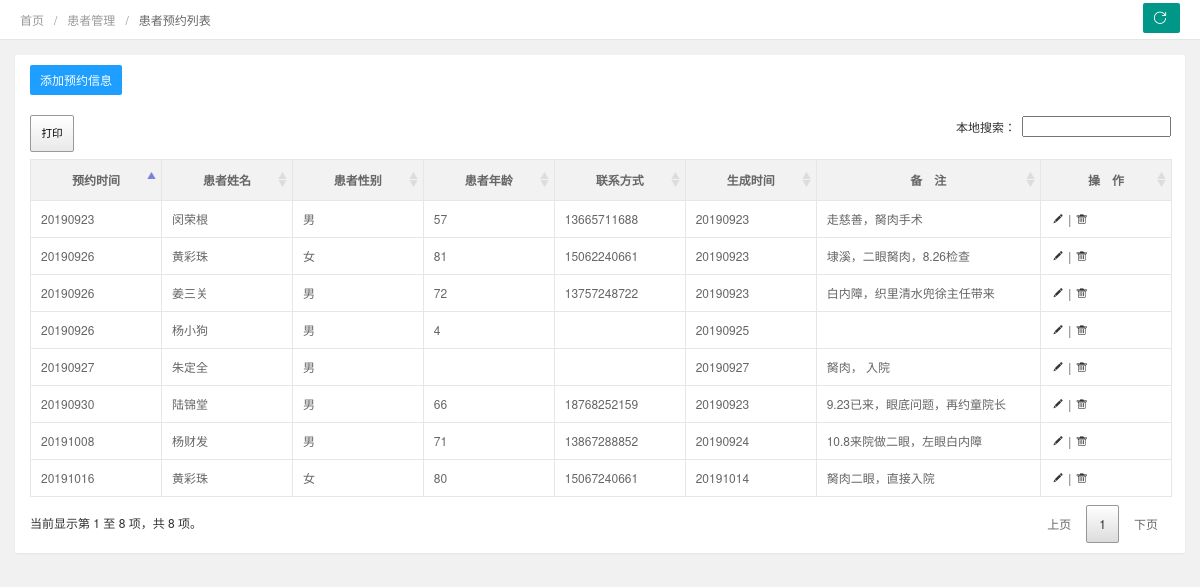
The app's page /yy_index.php (signed in) with its own data.
### tables this page shows
CREATE TABLE "appointment_log" (
"ap_id"  INTEGER PRIMARY KEY AUTOINCREMENT NOT NULL,
"ap_date"  TEXT(8),
"ap_name"  TEXT(12),
"ap_sex"  TEXT(4),
"ap_age"  TEXT(3),
"ap_pnumb"  TEXT(15),
"ap_tdate"  TEXT(8),
"ap_note"  TEXT(255)
);

### lib/Medoo.php (called while the page is built, shortened)
<?php
class Medoo
{
	public $pdo;
	protected $type;
	protected $prefix;
	public function __construct(array $options)
	{
		if (isset($options[ 'database_type' ]))
		{
			$this->type = strtolower($options[ 'database_type' ]);
		}
		$option = isset($options[ 'option' ]) ? $options[ 'option' ] : [];
		$commands = (isset($options[ 'command' ]) && is_array($options[ 'command' ])) ? $options[ 'command' ] : [];
		if (isset($options[ 'dsn' ]))
		{
			if (is_array($options[ 'dsn' ]) && isset($options[ 'dsn' ][ 'driver' ]))
			{
				$attr = $options[ 'dsn' ];
			}
			else
			{
				throw new InvalidArgumentException('Invalid DSN option supplied');
			}
		}
		else
		{
			switch ($this->type)
			{
				case 'sqlite':
					$attr = [
						'driver' => 'sqlite',
						$options[ 'database_file' ]
					];
					break;
			}
		}
		$driver = $attr[ 'driver' ];
		unset($attr[ 'driver' ]);
		$stack = [];
		foreach ($attr as $key => $value)
		{
			$stack[] = is_int($key) ? $value : $key . '=' . $value;
		}
		$dsn = $driver . ':' . implode(';', $stack);
		try {
			$this->pdo = new PDO(
				$dsn,
				isset($options[ 'username' ]) ? $options[ 'username' ] : null,
				isset($options[ 'password' ]) ? $options[ 'password' ] : null,
				$option
			);
		}
		catch (PDOException $e) {
			throw new PDOException($e->getMessage());
		}
	}
	public function exec($query, $map = [])
	{
		$statement = $this->pdo->prepare($query);
		$this->statement = $statement;
		$execute = $statement->execute();
		return $statement;
	}
	protected function isRaw($object)
	{
		return $object instanceof Raw;
	}
	protected function buildRaw($raw, &$map)
	{
		if (!$this->isRaw($raw))
		{
			return false;
		}
		$query = preg_replace_callback(
			'/((FROM|TABLE|INTO|UPDATE)\s*)?\<([a-zA-Z0-9_\.]+)\>/i',
			function ($matches)
			{
				if (!empty($matches[ 2 ]))
				{
					return $matches[ 2 ] . ' ' . $this->tableQuote($matches[ 3 ]);
				}
				return $this->columnQuote($matches[ 3 ]);
			},
			$raw->value);
		return $query;
	}
	protected function tableQuote($table)
	{
		return '"' . $this->prefix . $table . '"';
	}
	protected function columnPush(&$columns, &$map, $root, $is_join = false)
	{
		if ($columns === '*')
		{
			return $columns;
		}
		$stack = [];
		return implode(',', $stack);
	}
	protected function whereClause($where, &$map)
	{
		$where_clause = '';
		return $where_clause;
	}
	protected function selectContext($table, &$map, $join, &$columns = null, $where = null, $column_fn = null)
	{
		preg_match('/(?<table>[a-zA-Z0-9_]+)\s*\((?<alias>[a-zA-Z0-9_]+)\)/i', $table, $table_match);
		if (isset($table_match[ 'table' ], $table_match[ 'alias' ]))
		{
			$table = $this->tableQuote($table_match[ 'table' ]);
			$table_query = $table . ' AS ' . $this->tableQuote($table_match[ 'alias' ]);
		}
		else
		{
			$table = $this->tableQuote($table);
			$table_query = $table;
		}
		$is_join = false;
		$join_key = is_array($join) ? array_keys($join) : null;
		if (
			isset($join_key[ 0 ]) &&
			strpos($join_key[ 0 ], '[') === 0
		)
		{
			$is_join = true;
			$table_query .= ' ' . $this->buildJoin($table, $join);
		}
		else
		{
			if (is_null($columns))
			{
				if (
					!is_null($where) ||
					(is_array($join) && isset($column_fn))
				)
				{
					$where = $join;
					$columns = null;
				}
				else
				{
					$where = null;
					$columns = $join;
				}
			}
			else
			{
				$where = $columns;
				$columns = $join;
			}
		}
		if (isset($column_fn))
		{
			if ($column_fn === 1)
			{
				$column = '1';
				if (is_null($where))
				{
					$where = $columns;
				}
			}
			elseif ($raw = $this->buildRaw($column_fn, $map))
			{
				$column = $raw;
			}
			else
			{
				if (empty($columns) || $this->isRaw($columns))
				{
					$columns = '*';
					$where = $join;
				}
				$column = $column_fn . '(' . $this->columnPush($columns, $map, true) . ')';
			}
		}
		else
		{
			$column = $this->columnPush($columns, $map, true, $is_join);
		}
		return 'SELECT ' . $column . ' FROM ' . $table_query . $this->whereClause($where, $map);
	}
	protected function columnMap($columns, &$stack, $root)
	{
		if ($columns === '*')
		{
			return $stack;
		}
		return $stack;
	}
	public function select($table, $join, $columns = null, $where = null)
	{
		$map = [];
		$result = [];
		$column_map = [];
		$column = $where === null ? $join : $columns;
		$query = $this->exec($this->selectContext($table, $map, $join, $columns, $where), $map);
		$this->columnMap($columns, $column_map, true);
		if ($columns === '*')
		{
			return $query->fetchAll(PDO::FETCH_ASSOC);
		}
		return $result;
	}
}

### _conn.php (called while the page is built, shortened)
<?php
require_once ("lib/Medoo.php");
$db = new Medoo([
    'database_type' => 'sqlite',
    'database_file' => 'lib/ems.db'
]);
?>

### yy_index.php (the view, shortened to what this page needs)
<?php
require_once ("_conn.php");
require_once ("_meta.php");
?>
</head>
<body>
	<div class="x-nav">
		<span class="layui-breadcrumb">
			<a href="">首页</a>
			<a href="">患者管理</a>
			<a><cite>患者预约列表</cite></a>
		</span>
		<a class="layui-btn layui-btn-small" style="line-height:1.6em;margin-top:3px;float:right" onclick="location.reload()" title="刷新">
			<i class="layui-icon layui-icon-refresh" style="line-height:30px"></i></a>
		</div>
		<div class="layui-fluid">
			<div class="layui-row layui-col-space15">
				<div class="layui-col-md12">
					<div class="layui-card">
						<div class="layui-card-body ">
							<div>
								<a class="layui-btn layui-btn-normal layui-btn-mini"  onclick="xadmin.open('预约信息','yy_add.php?act=add')" title="预约信息">
									添加预约信息
								</a>
							</div>
						</div>
						<div class="layui-card-body layui-table-body layui-table-main">
							<table class="layui-table layui-form">
								<thead>
									<tr>
										<th>预约时间</th>
										<th>患者姓名</th>
										<th>患者性别</th>
										<th>患者年龄</th>
										<th>联系方式</th>
										<th>生成时间</th>
										<th>备　注</th>
										<th>操　作</th>
									</tr>
								</thead>
								<tbody>
									<?php
									$ras = $db->select("appointment_log","*");
									foreach($ras as $ra){
											echo "<tr class='text-c'>";
											echo "<td>".$ra['ap_date']."</td>";
											echo "<td>".$ra['ap_name']."</td>";
											echo "<td>".$ra['ap_sex']."</td>";
											echo "<td>".$ra['ap_age']."</td>";
											echo "<td>".$ra['ap_pnumb']."</td>";
											echo "<td>".$ra['ap_tdate']."</td>";
											echo "<td>".$ra['ap_note']."</td>";
											echo "<td><a title='编辑'  onclick=\"xadmin.open('编辑','yy_add.php?act=edit&ap_id=".$ra['ap_id']."')\" href='javascript:;'>
											<i class='layui-icon'>&#xe642;</i>
											</a> | <a title='删除' onclick=\"_del(this,'appointment_log','ap_id','".$ra['ap_id']."')\" href='javascript:;'>
											<i class='layui-icon'>&#xe640;</i></a></td>";
											echo "</tr>";
										}
									?>
								</tbody>
							</table>
						</div>
					</div>
				</div>
			</div>
		</div>
	</body>
	</html>

### css/xadmin.css (style rules this page uses)
* { margin: 0px; padding: 0px; font-family: "Helvetica Neue", Helvetica, Arial, sans-serif; }
a { text-decoration: none; }
html { width: 100%; height: 100%; overflow-x:hidden; overflow-y:auto; }
body { width: 100%; min-height: 100%; background: #f1f1f1; }
.layui-fluid { padding:15px; }
.x-nav { padding: 0 20px; position: relative; z-index: 99; border-bottom: 1px solid #e5e5e5; line-height: 39px; height: 39px; overflow: hidden; background: #fff; }
.layui-table td, .layui-table th { min-width: 80px; }
table th, table td { word-break: break-all; }
.x-admin-sm { font-size: 12px; }
.x-admin-sm body { font-size: 12px; }
.x-admin-sm .layui-table td, .x-admin-sm .layui-table th { font-size: 12px; }
.x-admin-sm .layui-icon { font-size: 14px; }
.x-admin-sm .layui-breadcrumb>* { font-size: 12px; }
.x-admin-sm .layui-btn,.x-admin-sm .layui-btn-xs,.x-admin-sm .layui-btn-sm { font-size: 12px; }
.x-admin-sm .layui-btn { height: 30px; line-height: 30px; padding: 0 10px; }

### records on screen
appointment_log: ap_date "20190923", ap_name "闵荣根", ap_sex "男", ap_age "57", ap_pnumb "13665711688", ap_tdate "20190923", ap_note "走慈善，胬肉手术"
appointment_log: ap_date "20190926", ap_name "黄彩珠", ap_sex "女", ap_age "81", ap_pnumb "15062240661", ap_tdate "20190923", ap_note "埭溪，二眼胬肉，8.26检查"
appointment_log: ap_date "20190926", ap_name "姜三关", ap_sex "男", ap_age "72", ap_pnumb "13757248722", ap_tdate "20190923", ap_note "白内障，织里清水兜徐主任带来"
appointment_log: ap_date "20190930", ap_name "陆锦堂", ap_sex "男", ap_age "66", ap_pnumb "18768252159", ap_tdate "20190923", ap_note "9.23已来，眼底问题，再约童院长"
appointment_log: ap_date "20191008", ap_name "杨财发", ap_sex "男", ap_age "71", ap_pnumb "13867288852", ap_tdate "20190924", ap_note "10.8来院做二眼，左眼白内障"
appointment_log: ap_date "20190926", ap_name "杨小狗", ap_sex "男", ap_age "4", ap_tdate "20190925"
appointment_log: ap_date "20190927", ap_name "朱定全", ap_sex "男", ap_tdate "20190927", ap_note "胬肉， 入院"
appointment_log: ap_date "20191016", ap_name "黄彩珠", ap_sex "女", ap_age "80", ap_pnumb "15067240661", ap_tdate "20191014", ap_note "胬肉二眼，直接入院"
